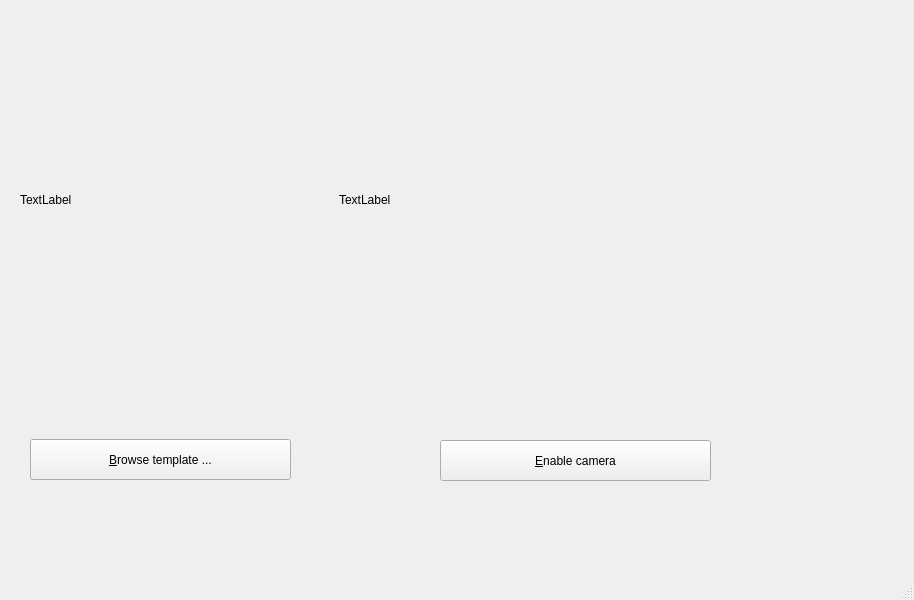
<?xml version="1.0" encoding="UTF-8"?>
<ui version="4.0">
 <class>MainWindow</class>
 <widget class="QMainWindow" name="MainWindow">
  <property name="geometry">
   <rect>
    <x>0</x>
    <y>0</y>
    <width>914</width>
    <height>600</height>
   </rect>
  </property>
  <property name="windowTitle">
   <string>Sift Demo</string>
  </property>
  <widget class="QWidget" name="centralwidget">
   <widget class="QPushButton" name="browse_button">
    <property name="geometry">
     <rect>
      <x>30</x>
      <y>439</y>
      <width>261</width>
      <height>41</height>
     </rect>
    </property>
    <property name="text">
     <string>&amp;Browse template ...</string>
    </property>
   </widget>
   <widget class="QPushButton" name="toggle_cam_button">
    <property name="geometry">
     <rect>
      <x>440</x>
      <y>440</y>
      <width>271</width>
      <height>41</height>
     </rect>
    </property>
    <property name="text">
     <string>&amp;Enable camera</string>
    </property>
   </widget>
   <widget class="QLabel" name="template_label">
    <property name="geometry">
     <rect>
      <x>20</x>
      <y>80</y>
      <width>261</width>
      <height>240</height>
     </rect>
    </property>
    <property name="text">
     <string>TextLabel</string>
    </property>
   </widget>
   <widget class="QLabel" name="live_image_label">
    <property name="geometry">
     <rect>
      <x>339</x>
      <y>80</y>
      <width>541</width>
      <height>240</height>
     </rect>
    </property>
    <property name="text">
     <string>TextLabel</string>
    </property>
   </widget>
  </widget>
  <widget class="QMenuBar" name="menubar">
   <property name="geometry">
    <rect>
     <x>0</x>
     <y>0</y>
     <width>914</width>
     <height>22</height>
    </rect>
   </property>
  </widget>
  <widget class="QStatusBar" name="statusbar"/>
 </widget>
 <resources/>
 <connections/>
</ui>
